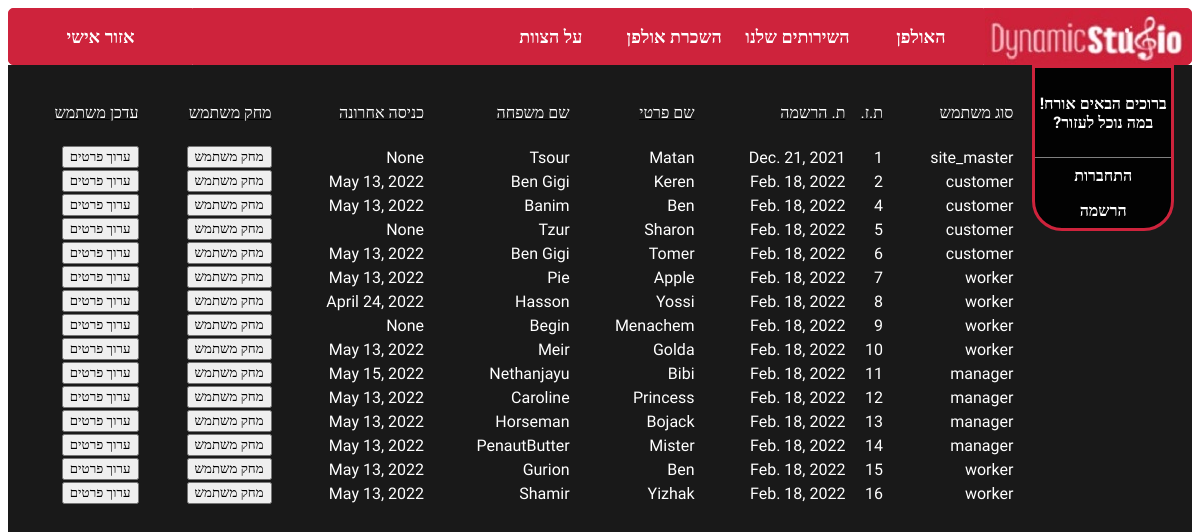
The app's page /admin_update_details/ with its own data.
### studio/models.py (models this page shows, shortened)
class User(models.Model):
    id = models.AutoField(primary_key=True)
    user_type = models.ForeignKey(
        User_Type, on_delete=models.CASCADE, related_name='users')
    fname = models.CharField(max_length=100)
    lname = models.CharField(max_length=100)
    city = models.CharField(max_length=100, blank=True)
    phone = models.CharField(max_length=12, blank=True)
    dob = models.DateField(max_length=8, blank=True, null=True)
    dor = models.DateField(max_length=8, blank=True, null=True,
                           editable=False, auto_now_add=True)  # date of registration
    organization = models.CharField(max_length=100, blank=True)
    last_login = models.DateField(blank=True, null=True)

class User_Type(models.Model):
    id = models.AutoField(primary_key=True)
    type = models.CharField(max_length=100)
    def __str__(self):
        return self.type

### studio/views.py (the view, shortened to what this page needs)
# urls.py: path("admin_update_details/",views.admin_update_details.as_view(),name="admin_update_details"),
class admin_update_details(View):
    def get(self, request):
        users = User.objects.all()
        return render(request, "studio/pages/admin_update_details_page/admin_update_details.html",
                      {"users": users})

### studio/templates/studio/pages/admin_update_details_page/admin_update_details.html (shortened to what this page needs)
{% extends 'base.html' %}
{% load static %}
{% block css_files %}
<link rel="stylesheet" href="{% static "admin_details_update_css.css" %}">
{% endblock css_files %}
{% block content%}
<br>
<table>
	<tr  style="text-decoration: underline;">
		<td style="height: 24px" class="auto-style1">סוג משתמש</td>
        <td style="height: 24px" class="auto-style1">ת.ז.</td>
		<td style="height: 24px" class="auto-style1"> ת. הרשמה</td>
		<td style="height: 24px" class="auto-style1">שם פרטי</td>
		<td style="height: 24px" class="auto-style1">שם משפחה</td>
		<td style="height: 24px" class="auto-style1">כניסה אחרונה</td>
		<td style="height: 24px" class="auto-style1">מחק משתמש</td>
		<td style="height: 24px" class="auto-style1">עדכן משתמש</td>
	</tr>
    <tr>
		<td colspan="5"><br></td>
	</tr>
    {% for u  in  users %}
	<tr>
        <td>{{u.user_type}}</td>
        <td>{{u.id}}</td>
        <td>{{u.dor}}</td>
		<td>{{u.fname}}</td>
        <td>{{u.lname}}</td>
        <td>{{u.last_login}}</td>
		{% include "studio/pages/admin_update_details_page/includes/admin_update_details_buttons.html"%}
	</tr>
    {% endfor %}
	<tr>
		<td colspan="5"><br></td>
	</tr>
</table>
{%endblock%}

### studio/templates/studio/pages/admin_update_details_page/includes/admin_update_details_buttons.html (shortened to what this page needs)
{% load static %}
        <td><button class="button" onclick="return delete_user('{% url 'delete_user' user_id=u.id  %}') ">מחק משתמש</button> </td>
        <td><button class="button" onclick="openInNewTab('{% url "update_personal_details" user_id=u.id%}')">ערוך פרטים</button> </td>

### static/base_page.css (style rules this page uses)
* { font-family: "Assistant" }
body, html { height: 100%; }

### static/admin_details_update_css.css (style rules this page uses)
table { width: 100%; border-collapse: collapse; }
td { color: rgb(255, 255, 255); }

### records on screen
User: user_type "site_master", id "1", dor "Dec. 21, 2021", fname "Matan", lname "Tsour", last_login "None"
User: user_type "customer", id "2", dor "Feb. 18, 2022", fname "Keren", lname "Ben Gigi", last_login "May 13, 2022"
User: user_type "customer", id "4", dor "Feb. 18, 2022", fname "Ben", lname "Banim", last_login "May 13, 2022"
User: user_type "customer", id "5", dor "Feb. 18, 2022", fname "Sharon", lname "Tzur", last_login "None"
User: user_type "customer", id "6", dor "Feb. 18, 2022", fname "Tomer", lname "Ben Gigi", last_login "May 13, 2022"
User: user_type "worker", id "7", dor "Feb. 18, 2022", fname "Apple", lname "Pie", last_login "May 13, 2022"
User: user_type "worker", id "8", dor "Feb. 18, 2022", fname "Yossi", lname "Hasson", last_login "April 24, 2022"
User: user_type "worker", id "9", dor "Feb. 18, 2022", fname "Menachem", lname "Begin", last_login "None"
User: user_type "worker", id "10", dor "Feb. 18, 2022", fname "Golda", lname "Meir", last_login "May 13, 2022"
User: user_type "manager", id "11", dor "Feb. 18, 2022", fname "Bibi", lname "Nethanjayu", last_login "May 15, 2022"
User: user_type "manager", id "12", dor "Feb. 18, 2022", fname "Princess", lname "Caroline", last_login "May 13, 2022"
User: user_type "manager", id "13", dor "Feb. 18, 2022", fname "Bojack", lname "Horseman", last_login "May 13, 2022"
User: user_type "manager", id "14", dor "Feb. 18, 2022", fname "Mister", lname "PenautButter", last_login "May 13, 2022"
User: user_type "worker", id "15", dor "Feb. 18, 2022", fname "Ben", lname "Gurion", last_login "May 13, 2022"
User: user_type "worker", id "16", dor "Feb. 18, 2022", fname "Yizhak", lname "Shamir", last_login "May 13, 2022"
